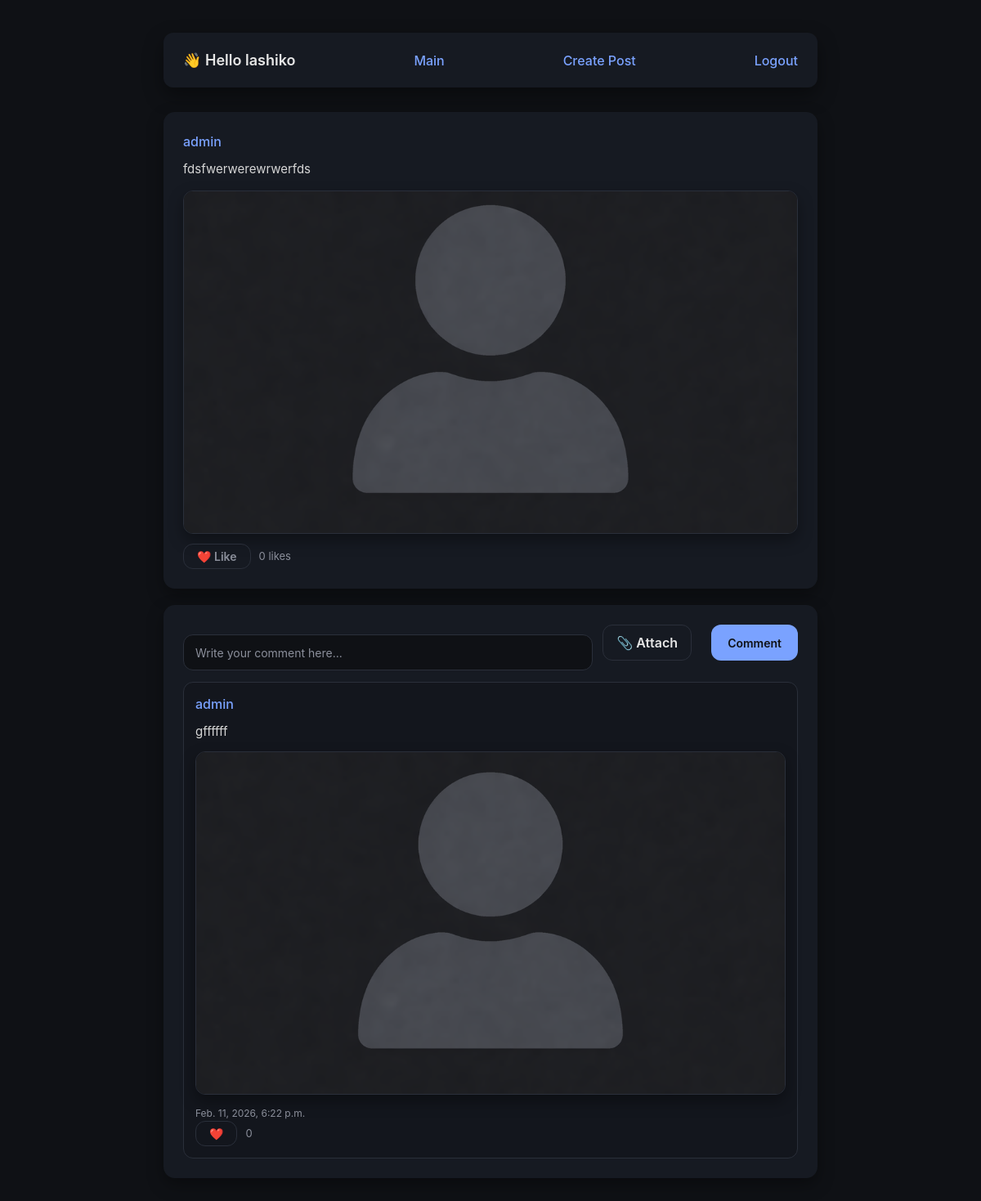
The app's page /post/6 (signed in) with its own data.
### blog/models.py (models this page shows, shortened)
class Post(models.Model):
    text = models.TextField()
    author = models.ForeignKey(user_model, on_delete=models.CASCADE)
    time_date = models.DateTimeField(auto_now_add=True)
    file = models.FileField(upload_to="photos/", blank=True, null=True)

class Comment(models.Model):
    post = models.ForeignKey(Post, on_delete=models.CASCADE)
    author = models.ForeignKey(user_model, on_delete=models.CASCADE)
    text = models.TextField()
    created_at = models.DateTimeField(auto_now_add=True)
    file = models.FileField(upload_to='posts/', null=True, blank=True)
    def likes_count(self):
        return CommentLike.objects.filter(comment=self).count()

### blog/views.py (the view)
# urls.py: path('post/<int:postid>', view_post),
def view_post(request, postid):
    post = get_object_or_404(Post, pk=postid)
    if request.user.is_authenticated:
        Views.objects.get_or_create(post=post, follower=request.user)
    context = {
        'post': post,
        'comments': Comment.objects.filter(post=post).order_by("-pk"),
        'user_liked': PostLike.objects.filter(post=post, author=request.user).exists()
    }
    return render(request, 'post.html', context)

### templates/post.html (shortened to what this page needs)
{% extends 'parts/base_main.html' %}
{% block content %}
    <div class="header">
        {% if user.is_authenticated %}
            <h3>👋 Hello {{ user.username }}</h3>
            <a href="/">Main</a>
            <a href="/user/create_post">Create Post</a>
            <a href="/logout/">Logout</a>
        {% else %}
            <a href="/Main/">Main</a>
            <a href="/login/">Login</a>
            <a href="/logout/">Logout</a>
        {% endif %}
    </div>
{% if post %}
<div class="post">
    <div class="post-author">
        <a href="/user/{{ post.author.pk }}">{{ post.author.username }}</a>
    </div>
    <div class="post-text">
        {{ post.text }}
    </div>
    {% if post.file %}
    {% with post.file.url|lower as url %}
        {% if ".mp4" in url or ".webm" in url or ".mov" in url %}
                <video controls width="80%" class="post-media">
                    <source src="{{ post.file.url }}">
                </video>
            {% else %}
                <img src="{{ post.file.url }}" class="post-media">
            {% endif %}
        {% endwith %}
    {% endif %}
    <div class="post-actions">
        <form method="post" action="/post/{{ post.pk }}/like/" class="like-form">
            <button type="submit" class="like-btn {% if user_liked %}liked{% endif %}">
                ❤️ Like
            </button>
            <span class="like-count">
                {{ post.likes.count }} likes
            </span>
        </form>
    </div>
</div>
<div class="post">
    <form method="post" action="/post/{{ post.pk }}/comment/" class="comment-form" enctype="multipart/form-data">
    <input type="text" class="comment" name="text" placeholder="Write your comment here...">
    <label class="attach-btn">
        📎 Attach
    </label>
    <button type="submit" class="btn">Comment</button>
    </form>
    {% for comment in comments %}
        <div class="comment">
            <div class="post-author">
                <a href="/user/{{ comment.author.pk }}">
                    {{ comment.author.username }}
                </a>
            </div>
            <div class="post-text">
                {{ comment.text }}
                {% if comment.file %}
                    {% with comment.file.url|lower as url %}
                        {% if ".mp4" in url or ".webm" in url or ".mov" in url %}
                            <video controls width="60%" class="post-media">
                                <source src="{{ comment.file.url }}">
                            </video>
                        {% else %}
                            <img src="{{ comment.file.url }}" alt="" width="60%" class="post-media">
                        {% endif %}
                    {% endwith %}
                {% endif %}
            </div>
            <div class="post-date">
                {{ comment.created_at }}
            </div>
            <div class="comment-actions">
                <form method="post" action="/comment/{{ comment.pk }}/like/" class="like-form">
                    <button type="submit"
                            class="like-btn {% if comment.user_liked %}liked{% endif %}">
                        ❤️
                    </button>
                    <span class="like-count">
                        {{ comment.likes_count }}
                    </span>
                </form>
            </div>
        </div>
    {% endfor %}
</div>
{% else %}
    <div class="empty">
        Post not found
    </div>
{% endif %}
{% endblock %}

### templates/parts/base_main.html (style rules this page uses)
* { box-sizing: border-box; margin: 0; padding: 0; font-family: -apple-system, BlinkMacSystemFont, "Segoe UI", Roboto, sans-serif; }
body { background-color: #0f1115; color: #e6e6e6; padding: 40px; line-height: 1.5; }
a { color: #7aa2ff; text-decoration: none; font-weight: 500; }
.header { background: #161a22; border-radius: 12px; padding: 20px 24px; margin-bottom: 30px; display: flex; justify-content: space-between; align-items: center; box-shadow: 0 10px 25px rgba(0,0,0,0.4); }
.header h3 { font-size: 18px; font-weight: 600; }
.btn { padding: 10px 18px; border-radius: 12px; font-size: 14px; font-weight: 600; cursor: pointer; border: none; transition: background 0.2s ease, color 0.2s ease, transform 0.2s ease; }
.post { background: #161a22; border-radius: 14px; padding: 24px; margin-bottom: 20px; box-shadow: 0 8px 20px rgba(0,0,0,0.35); transition: transform 0.2s ease, box-shadow 0.2s ease; }
.comment { background: rgba(15, 17, 21, 0.35); border: 1px solid #2a2f3a; border-radius: 12px; padding: 14px; margin-top: 12px; box-shadow: none; transition: transform 0.2s ease, border-color 0.2s ease; }
.post-media { width: 100%; max-width: 100%; max-height: 420px; display: block; margin-top: 12px; margin-bottom: 12px; border-radius: 12px; background: #0f1115; border: 1px solid #2a2f3a; object-fit: cover; box-shadow: 0 8px 18px rgba(0,0,0,0.35); }
.attach-btn { height:44px; padding:0 16px; display:flex; align-items:center; border-radius:12px; border:1px solid #2a2f3a; background:#161a22; color:#e6e6e6; font-weight:600; cursor:pointer; transition:all 0.2s ease; white-space:nowrap; }
.post-author { font-size: 16px; font-weight: 600; color: #ffffff; margin-bottom: 10px; }
.post-text { font-size: 15px; line-height: 1.6; color: #d6d6d6; margin-bottom: 14px; }
.post-date { font-size: 12px; color: #8b8f9b; }
.comment-form { display: flex; gap: 12px; align-items: stretch; margin-bottom: 14px; }
.comment-form .comment { flex: 1; height: 44px; padding: 12px 14px; border-radius: 12px; border: 1px solid #2a2f3a; background: #0f1115; color: #ffffff; font-size: 14px; }
.comment-form .comment::placeholder { color: #8b8f9b; }
.comment-form .btn { height: 44px; padding: 0 20px; border-radius: 12px; background: #7aa2ff; color: #0f1115; font-size: 14px; font-weight: 600; border: none; white-space: nowrap; }
.post-actions { margin-top: 12px; }
.like-form { display: flex; align-items: center; gap: 10px; }
.like-btn { background: transparent; border: 1px solid #2a2f3a; color: #8b8f9b; padding: 6px 16px; border-radius: 12px; font-size: 14px; font-weight: 600; cursor: pointer; transition: all 0.2s ease; }
.like-count { font-size: 13px; color: #8b8f9b; }

### records on screen
Post: author.username "admin", text "fdsfwerwerewrwerfds", file (picture), likes.count "0"
Comment: author.username "admin", text "gffffff", file (picture), created_at "Feb. 11, 2026, 6:22 p.m.", likes_count "0"

### other values on screen
{{ user.username }} "lashiko"
